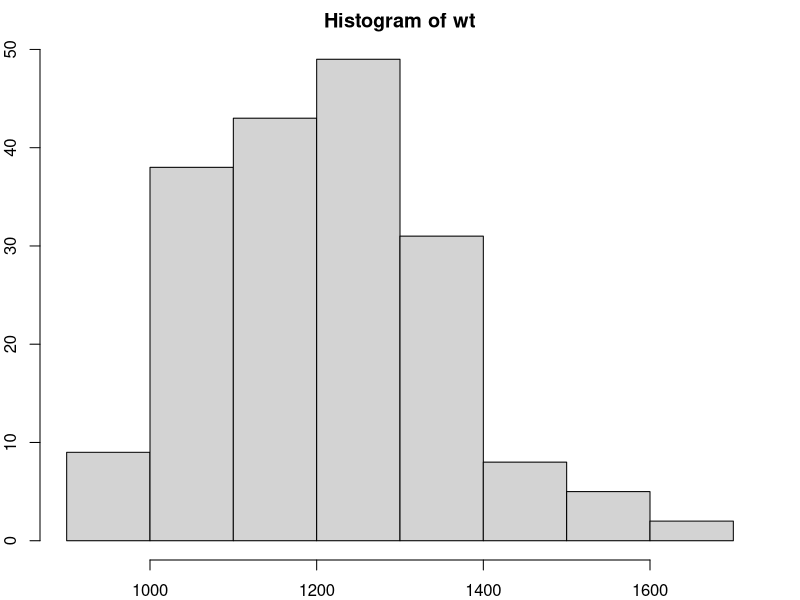
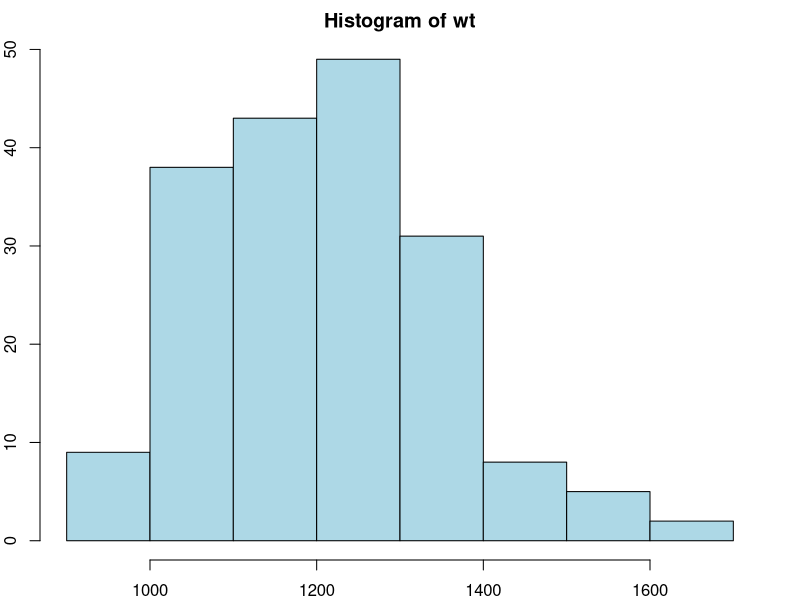
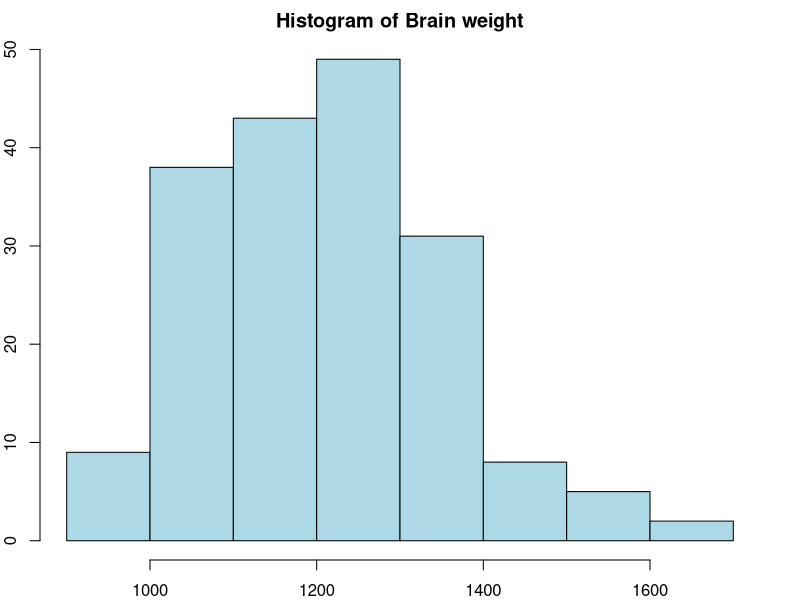
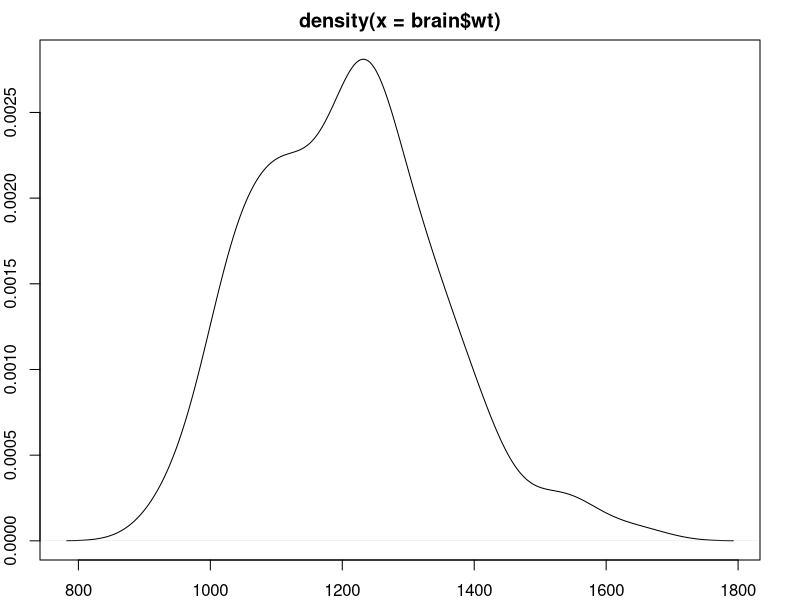
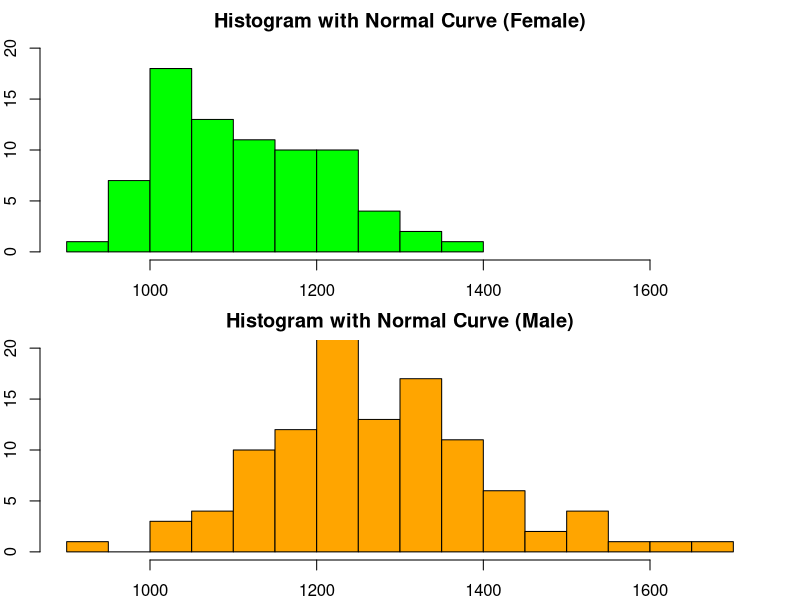

R code for these plots, in order:
# lec4_1.r : Basic Graphics I 

# set working directory
# change working directory 
setwd("C:/Users/kim/Desktop/matchup/R progrmming/week4_1")

# Read brain data (lec3_1.R)
brain<-read.csv(file="brain2210.csv")

head(brain)
dim(brain)

attach(brain)

# 1. histogram 

# 1-1. histogram with no options    
# hist(brain$wt)
dev.off()
par("mar")
par(mar=c(2,2,2,2))



hist(wt)

help(hist)

hist(wt, col = "lightblue")

# 1-2. histogram with color and title, legend
hist(wt, breaks = 10, col = "lightblue", main="Histogram of Brain weight" , xlab="brain weight")

# see rgb values for 657 colors, choose what you like
colors()

# select colors including "blue" 
grep("violet", colors(), value=TRUE)


# 1-3. fit function (find density function)
par(mfrow=c(1,1))
d <- density(brain$wt)
plot(d)

# 1-4. histogram with same scale  
# multiple plot
par(mfrow=c(2,1))
brainf<-subset(brain,brain$sex=='f') 
hist(brainf$wt, breaks = 12,col = "green", xlim=c(900,1700),ylim=c(0,20),cex=0.7, main="Histogram with Normal Curve (Female)", xlab="brain weight")

brainm<-subset(brain,brain$sex=='m') 
hist(brainm$wt, breaks = 12,col = "orange",xlim=c(900,1700),ylim=c(0,20), main="Histogram with Normal Curve (Male)", xlab="brain weight")

# go back to default graphic setting
#default.parameters <- par(no.readonly = TRUE)
#par(default.parameters)

# op <- par(no.readonly = TRUE)
# par(mfrow=c(1,1), mar=c(4,4,2,2))
# hist(wt)
# par(op)
